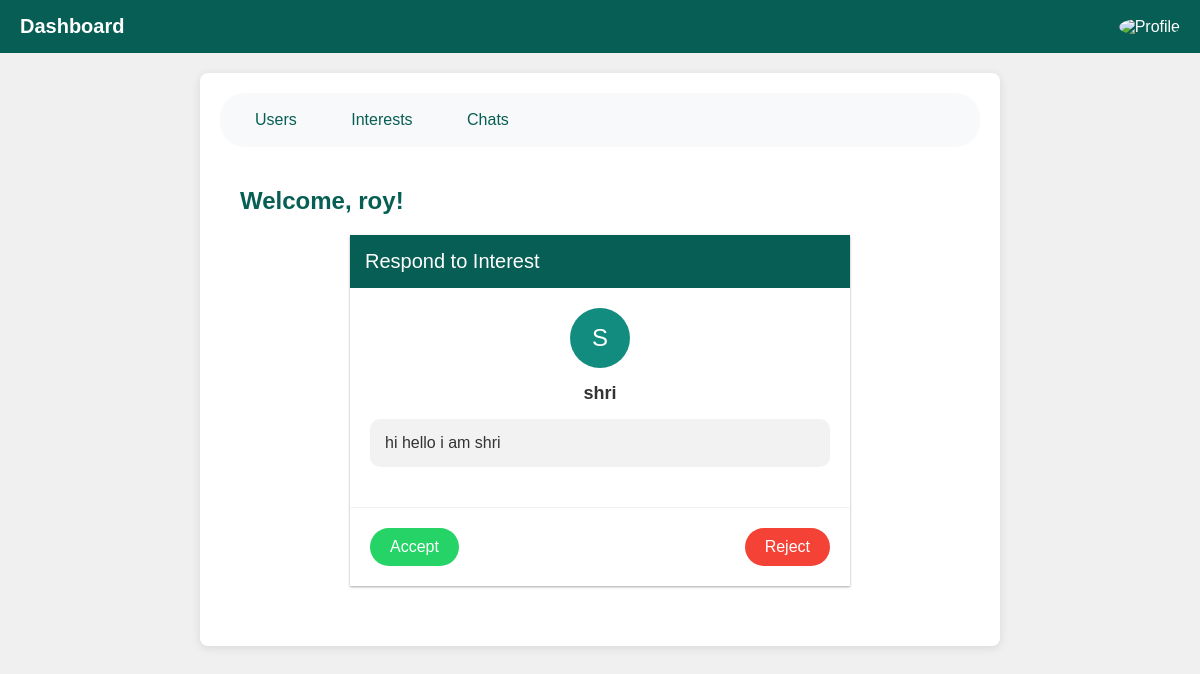
/connections/interest/4/ (signed in), run on the app's committed database.
### connections/models.py (models this page shows)
class Interest(models.Model):
    sender = models.ForeignKey(settings.AUTH_USER_MODEL, on_delete=models.CASCADE, related_name='sent_interests')
    recipient = models.ForeignKey(settings.AUTH_USER_MODEL, on_delete=models.CASCADE, related_name='received_interests')
    message = models.TextField()
    created_at = models.DateTimeField(auto_now_add=True)
    accepted = models.BooleanField(null=True, default=None)

### connections/views.py (the view, shortened to what this page needs)
# urls.py: path('interest/<int:interest_id>/', views.accept_reject_interest, name='accept_reject_interest'),
@login_required
def accept_reject_interest(request, interest_id):
    interest = get_object_or_404(Interest, id=interest_id, recipient=request.user)
    return render(request, 'connections/accept_reject_interest.html', {'interest': interest})

### connections/templates/connections/accept_reject_interest.html (shortened to what this page needs)
{% extends 'dashboard.html' %}
{% block content %}
<div class="respond-container">
    <div class="respond-header">
        Respond to Interest
    </div>
    <div class="interest-details">
        <div class="sender-avatar">{{ interest.sender.username.0|upper }}</div>
        <div class="sender-name">{{ interest.sender.username }}</div>
        <div class="interest-message">{{ interest.message }}</div>
    </div>
    <form method="post" class="response-form">
        <button type="submit" name="action" value="accept" class="btn btn-accept">Accept</button>
        <button type="submit" name="action" value="reject" class="btn btn-reject">Reject</button>
    </form>
</div>
{% endblock %}

### accounts/templates/dashboard.html (shortened to what this page needs)
<!DOCTYPE html>
<html lang="en">
<head>
</head>
<body>
    <div class="header">
        <h1>Dashboard</h1>
        <div class="profile">
            <img src="https://images.unsplash.com/photo-1535713875002-d1d0cf377fde?crop=entropy&cs=tinysrgb&fit=max&fm=jpg&ixid=MnwzNjUyOXwwfDF8c2VhcmNofDF8fHByb2ZpbGV8ZW58MHx8fHwxNjU3NTI1MTg4&ixlib=rb-1.2.1&q=80&w=400" alt="Profile">
        </div>
    </div>
    <div class="container">
        <nav>
            <a href="{% url 'user_list' %}">Users</a>
            <a href="{% url 'interest_list' %}">Interests</a>
            <a href="{% url 'chat_list' %}">Chats</a>
        </nav>
        <div class="dashboard-content">
            <h2>Welcome, {{ user.username }}!</h2>
            {% block content %}
            {% endblock %}
        </div>
    </div>
</body>
</html>

### accounts/templates/dashboard.html (style rules this page uses)
* { box-sizing: border-box; margin: 0; padding: 0; }
body { font-family: Arial, sans-serif; background-color: #f0f0f0; color: #333; }
.header { background-color: #075e54; color: #fff; padding: 15px 20px; display: flex; justify-content: space-between; align-items: center; }
.header h1 { font-size: 20px; margin: 0; }
.profile { position: relative; }
.profile img { width: 40px; height: 40px; border-radius: 50%; cursor: pointer; }
.container { max-width: 800px; margin: 20px auto; padding: 20px; background-color: #fff; border-radius: 8px; box-shadow: 0 2px 10px rgba(0, 0, 0, 0.1); }
nav { background-color: #f8f9fa; border-radius: 25px; padding: 10px; margin-bottom: 20px; }
nav a { color: #075e54; text-decoration: none; margin: 0 10px; padding: 8px 15px; display: inline-block; border-radius: 20px; transition: background-color 0.3s, color 0.3s; }
.dashboard-content { padding: 20px; }
h2 { color: #075e54; margin-bottom: 20px; }

### connections/templates/connections/accept_reject_interest.html (style rules this page uses)
.respond-container { max-width: 500px; margin: 20px auto; background-color: #ffffff; box-shadow: 0 1px 3px rgba(0, 0, 0, 0.12), 0 1px 2px rgba(0, 0, 0, 0.24); }
.respond-header { background-color: #075e54; color: #ffffff; padding: 15px; font-size: 20px; }
.interest-details { padding: 20px; border-bottom: 1px solid #f2f2f2; }
.sender-avatar { width: 60px; height: 60px; border-radius: 50%; background-color: #128C7E; color: #ffffff; display: flex; align-items: center; justify-content: center; font-size: 24px; margin: 0 auto 15px; }
.sender-name { font-weight: bold; text-align: center; margin-bottom: 15px; font-size: 18px; }
.interest-message { background-color: #f2f2f2; border-radius: 10px; padding: 15px; margin-bottom: 20px; font-size: 16px; }
.response-form { padding: 20px; display: flex; justify-content: space-between; }
.btn { padding: 10px 20px; border: none; border-radius: 20px; font-size: 16px; cursor: pointer; transition: background-color 0.3s; }
.btn-accept { background-color: #25D366; color: #ffffff; }
.btn-reject { background-color: #f44336; color: #ffffff; }

### data on the page
Interest: sender.username.0 "S", sender.username "shri", message "hi hello i am shri"

### other printed values
{{ user.username }} "roy"
